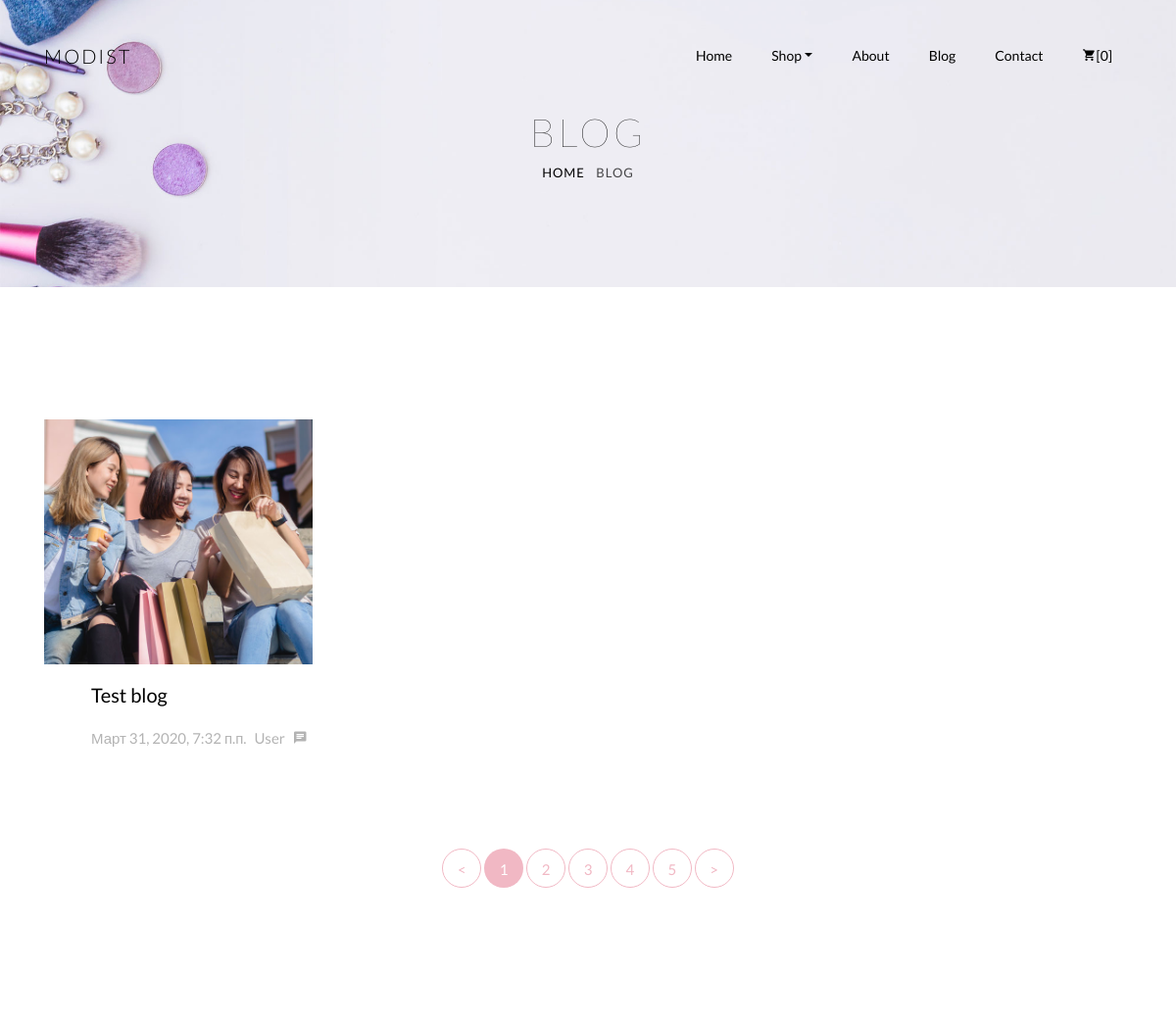
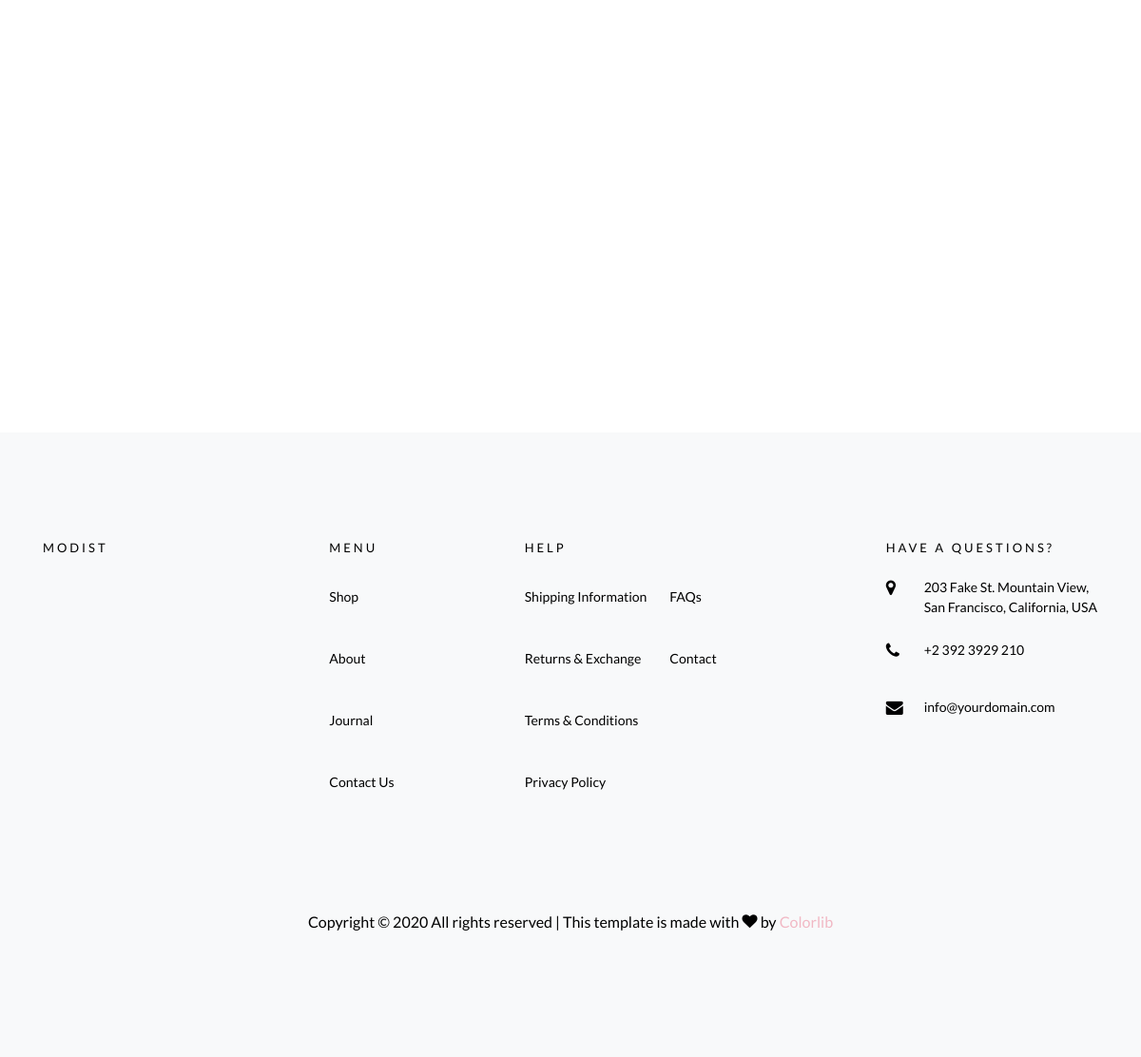
Screenshot of /blog/ with the database file from the repository (2 pictures, top to bottom).
### blog/models.py (models this page shows, shortened)
class Article(models.Model):
    def path_uploa(self, filename):
        return os.path.join(
            "articles",
            strftime("%Y/%m"),
            self.name.replace(" ", "_"),
            filename,
        )
    name = models.CharField(max_length=100, verbose_name="Article name.")
    description = models.TextField(verbose_name="Article text.")
    author = models.CharField(max_length=20, verbose_name="Author name.")
    image = models.ImageField(
        upload_to=path_uploa, verbose_name="Article image."
    )
    add_time = models.DateTimeField(
        auto_now_add=True, verbose_name="Post time."
    )
    is_active = models.BooleanField(
        default=True, verbose_name="Active article."
    )
    class Meta:
        db_table = "articles"
        verbose_name = "Article for blog"
        verbose_name_plural = "Articles for blog"

### blog/views.py (the view)
# urls.py: path("", blog.blog_page, name="blog"),
def blog_page(request):
    blogs = Article.objects.all()
    context = {
        "blog": blogs
    }
    return render(request, "blog.html", context)

### e_shop/templatetags/tags.py (called while the page is built)
@register.simple_tag
def media(value):
    return settings.MEDIA_URL + value.name

### blog/templates/blog.html (shortened to what this page needs)
{% extends "base.html" %}
{% load static tags %}
{% block blog %}
		<div class="hero-wrap hero-bread" style="background-image: url({% static 'e_shop/img/bg_6.jpg' %});">
      <div class="container">
        <div class="row no-gutters slider-text align-items-center justify-content-center">
          <div class="col-md-9 ftco-animate text-center">
            <h1 class="mb-0 bread">Blog</h1>
            <p class="breadcrumbs"><span class="mr-2"><a href="{% url 'home' %}">Home</a></span> <span>Blog</span></p>
          </div>
        </div>
      </div>
    </div>
    <section class="ftco-section">
      <div class="container">
        <div class="row d-flex">
          {% for col in blog %}
          <div class="col-md-4 d-flex ftco-animate">
            <div class="blog-entry align-self-stretch">
              <a href="{% url 'blogsingle' col.id %}" class="block-20" style="background-image: url({% media col.image %});">
              </a>
              <div class="text mt-3 d-block pl-md-5">
                <h3 class="heading mt-3"><a href="#">{{ col.name }}</a></h3>
                <div class="meta mb-3">
                  <div><a href="#">{{ col.add_time }}</a></div>
                  <div><a href="#">{{ col.author }}</a></div>
                  <div><a href="#" class="meta-chat"><span class="icon-chat"></span>{{ col.comment_set.count }}</a></div>
                </div>
              </div>
            </div>
          </div>
          {% endfor %}
        </div>
        <div class="row mt-5">
          <div class="col text-center">
            <div class="block-27">
              <ul>
                <li><a href="#">&lt;</a></li>
                <li class="active"><span>1</span></li>
                <li><a href="#">2</a></li>
                <li><a href="#">3</a></li>
                <li><a href="#">4</a></li>
                <li><a href="#">5</a></li>
                <li><a href="#">&gt;</a></li>
              </ul>
            </div>
          </div>
        </div>
      </div>
    </section>
		<section class="ftco-section-parallax">
      <div class="parallax-img d-flex align-items-center">
        <div class="container">
          <div class="row d-flex justify-content-center py-5">
          </div>
        </div>
      </div>
    </section>
{% endblock blog %}

### rows the page displays
Article: image (picture), name "Test blog", add_time "Март 31, 2020, 7:32 п.п.", author "User"
